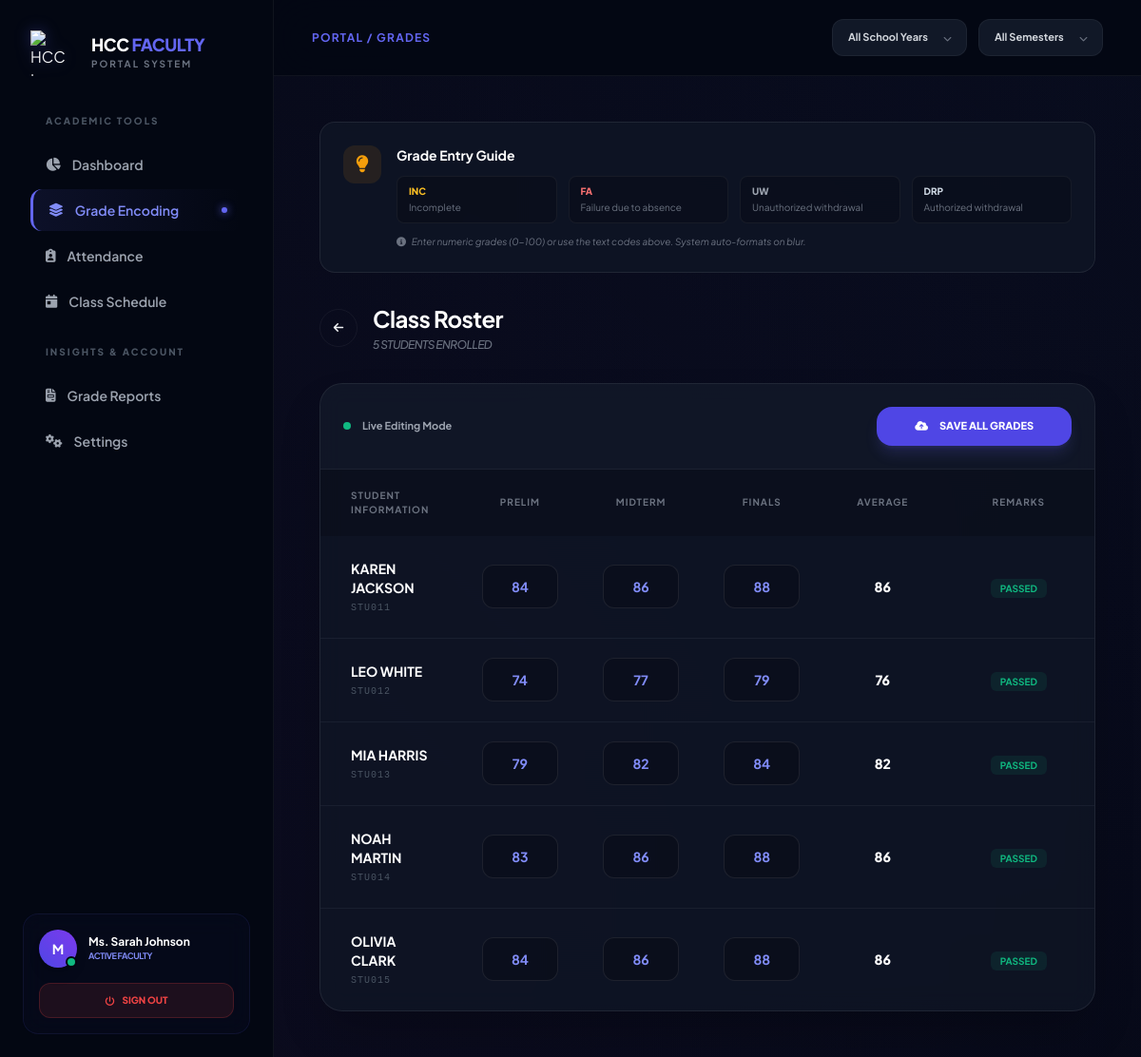
Page /views/Teachers/teacherdashboard.php?offering_id=12&filter_sy=0&filter_sem=0 (signed in) on the committed database.
### tables this page shows
CREATE TABLE `tb_teachers` (
  `teacher_id` int(11) NOT NULL,
  `user_id` int(11) DEFAULT NULL,
  `full_name` varchar(100) DEFAULT NULL
);

CREATE TABLE `tb_enrollments` (
  `enrollment_id` int(11) NOT NULL,
  `student_id` int(11) DEFAULT NULL,
  `offering_id` int(11) DEFAULT NULL
);

CREATE TABLE `tb_students` (
  `student_id` int(11) NOT NULL,
  `user_id` int(11) DEFAULT NULL,
  `student_no` varchar(20) DEFAULT NULL,
  `full_name` varchar(100) DEFAULT NULL,
  `program` enum('Civil Eng','Computer Eng','IT','CS','ACT') DEFAULT NULL
);

CREATE TABLE `tb_grades` (
  `grade_id` int(11) NOT NULL,
  `enrollment_id` int(11) DEFAULT NULL,
  `prelim` varchar(10) DEFAULT NULL,
  `midterm` varchar(10) DEFAULT NULL,
  `finals` varchar(10) DEFAULT NULL,
  `semestral` varchar(10) DEFAULT NULL,
  `status` enum('PASSED','FAILED','INCOMPLETE','DROPPED','PENDING') DEFAULT NULL,
  `is_finalized` tinyint(4) DEFAULT 0,
  `updated_at` timestamp NOT NULL DEFAULT current_timestamp() ON UPDATE current_timestamp()
);

### views/Teachers/teacherdashboard.php (the view, shortened to what the rows shown need)
<?php
require_once __DIR__ . '/../../includes/db.php';
$user = current_user();
$stmt = $mysqli->prepare('SELECT teacher_id, full_name FROM tb_teachers WHERE user_id = ?');
$stmt->bind_param('i', $user['user_id']);
$stmt->execute();
$teacher = $stmt->get_result()->fetch_assoc();
$teacherId = (int)($teacher['teacher_id'] ?? 0);
$filterSy = (int)($_GET['filter_sy'] ?? 0);
$filterSem = (int)($_GET['filter_sem'] ?? 0);
$activeOfferingId = (int)($_GET['offering_id'] ?? 0);
$sql = 'SELECT o.offering_id, c.course_code, c.course_name, sy.school_year, s.semester
        FROM tb_course_offerings o
        INNER JOIN tb_courses c ON c.course_id = o.course_id
        INNER JOIN tb_school_years sy ON sy.sy_id = o.sy_id
        INNER JOIN tb_semesters s ON s.sem_id = o.sem_id
        WHERE o.teacher_id = ?';
$params = [$teacherId];
$types = 'i';
$sql .= ' ORDER BY sy.school_year DESC, s.semester ASC';
$offStmt = $mysqli->prepare($sql);
if (!$offStmt) {
    error_log('Prepare error: ' . $mysqli->error);
    $offerings = [];
} else {
    $offStmt->bind_param($types, ...$params);
    if (!$offStmt->execute()) {
        error_log('Execute error: ' . $offStmt->error);
        $offerings = [];
    } else {
        $offerings = $offStmt->get_result()->fetch_all(MYSQLI_ASSOC);
    }
}
$students = [];
if ($activeOfferingId) {
    $enrollStmt = $mysqli->prepare(
        'SELECT e.enrollment_id, st.student_no, st.full_name, g.prelim, g.midterm, g.finals, g.semestral, g.status
         FROM tb_enrollments e
         INNER JOIN tb_students st ON st.student_id = e.student_id
         LEFT JOIN tb_grades g ON g.enrollment_id = e.enrollment_id
         WHERE e.offering_id = ? ORDER BY st.full_name'
    );
    if (!$enrollStmt) {
        error_log('Prepare error: ' . $mysqli->error);
    } else {
        $enrollStmt->bind_param('i', $activeOfferingId);
        if (!$enrollStmt->execute()) {
            error_log('Execute error: ' . $enrollStmt->error);
        } else {
            $students = $enrollStmt->get_result()->fetch_all(MYSQLI_ASSOC);
        }
    }
}
?>
<!DOCTYPE html>
<html lang="en">
<head>
    <script src="https://cdn.tailwindcss.com"></script>
    <link href="https://cdnjs.cloudflare.com/ajax/libs/font-awesome/6.5.1/css/all.min.css" rel="stylesheet">
</head>
<body class="flex min-h-screen">
    <aside class="w-72 hidden lg:flex flex-col bg-[#030712] border-r border-white/5 h-screen sticky top-0 z-50">
    <div class="p-8">
        <div class="mb-10 flex items-center gap-4 group cursor-pointer">
            <div>
                <h1 class="text-lg font-black tracking-tight leading-none text-white">HCC <span class="text-indigo-500">FACULTY</span></h1>
            </div>
        </div>
    </div>
    <div class="mt-auto p-6">
        <div class="glass-panel p-4 rounded-2xl border-indigo-500/10 bg-indigo-500/[0.03]">
            <div class="flex items-center gap-3 mb-4">
                <div class="relative">
                    <div class="w-10 h-10 rounded-full bg-gradient-to-tr from-indigo-600 to-violet-600 flex items-center justify-center text-white font-bold text-sm shadow-lg">
                        <?php echo substr($teacher['full_name'] ?? 'U', 0, 1); ?>
                    </div>
                    <span class="absolute bottom-0 right-0 w-3 h-3 bg-emerald-500 border-2 border-[#030712] rounded-full"></span>
                </div>
                <div class="overflow-hidden">
                    <p class="text-xs font-bold text-white truncate"><?php echo htmlspecialchars($teacher['full_name'] ?? 'User'); ?></p>
                    <p class="text-[9px] text-indigo-400 font-bold uppercase tracking-tighter">Active Faculty</p>
                </div>
            </div>
        </div>
    </div>
</aside>
    <div class="flex-1 flex flex-col">
        <header class="h-20 px-10 flex items-center justify-between sticky top-0 bg-[#030712]/80 backdrop-blur-xl z-50 border-b border-white/5">
            <div>
                <h2 class="text-xs font-bold text-indigo-500 uppercase tracking-widest">Portal / Grades</h2>
            </div>
        </header>
        <main class="p-8 lg:p-12 max-w-[1400px] mx-auto w-full">
            <?php if (!$activeOfferingId): ?>
                <div class="mb-10">
                    <h3 class="text-2xl font-extrabold text-white">My Offerings</h3>
                    <p class="text-gray-500 text-sm mt-1">Select a course to start encoding student grades.</p>
                </div>
                <div class="grid grid-cols-1 md:grid-cols-2 xl:grid-cols-3 gap-6">
                    <?php foreach ($offerings as $off): ?>
                        <a href="?offering_id=<?= $off['offering_id']; ?>&filter_sy=<?= $filterSy; ?>&filter_sem=<?= $filterSem; ?>"
                           class="glass-panel p-8 rounded-3xl group hover:-translate-y-2 hover:border-indigo-500/40 transition-all duration-300 relative overflow-hidden">
                            <div class="absolute top-0 right-0 p-6 opacity-5 group-hover:opacity-20 transition-opacity">
                                <i class="fa-solid fa-book-open text-6xl"></i>
                            </div>
                            <span class="inline-block text-[10px] font-black text-indigo-400 bg-indigo-500/10 px-3 py-1 rounded-full mb-4"><?= $off['course_code']; ?></span>
                            <h4 class="font-bold text-white text-lg leading-tight mb-6"><?= $off['course_name']; ?></h4>
                            <div class="flex items-center gap-4 text-[11px] font-bold text-gray-500">
                                <span class="flex items-center gap-2"><i class="fa-regular fa-calendar"></i> <?= $off['school_year']; ?></span>
                                <span class="flex items-center gap-2"><i class="fa-regular fa-clock"></i> <?= $off['semester']; ?></span>
                            </div>
                        </a>
                    <?php endforeach; ?>
                </div>
            <?php else: ?>
                <div class="glass-panel rounded-3xl overflow-hidden shadow-2xl">
                    <form method="POST" id="gradeForm">
                        <div class="overflow-x-auto">
                            <table class="w-full text-left">
                                <thead>
                                    <tr class="text-[10px] font-black text-gray-500 uppercase tracking-widest bg-black/20">
                                        <th class="px-8 py-5">Student Information</th>
                                        <th class="text-center w-32">Prelim</th>
                                        <th class="text-center w-32">Midterm</th>
                                        <th class="text-center w-32">Finals</th>
                                        <th class="text-center w-32">Average</th>
                                        <th class="text-center px-8 w-40">Remarks</th>
                                    </tr>
                                </thead>
                                <tbody class="divide-y divide-white/5">
                                    <?php foreach ($students as $st):
                                        $p_val = ($st['status'] == 'INCOMPLETE' && is_null($st['prelim'])) ? 'INC' : ($st['prelim'] ?? '');
                                        $m_val = ($st['status'] == 'INCOMPLETE' && is_null($st['midterm'])) ? 'INC' : ($st['midterm'] ?? '');
                                        $f_val = ($st['status'] == 'INCOMPLETE' && is_null($st['finals'])) ? 'INC' : ($st['finals'] ?? '');
                                    ?>
                                        <tr class="group hover:bg-white/[0.02] transition-colors">
                                            <td class="px-8 py-6">
                                                <div class="flex flex-col">
                                                    <span class="text-sm font-bold text-white group-hover:text-indigo-400 transition-colors uppercase"><?= $st['full_name']; ?></span>
                                                    <span class="text-[10px] text-gray-600 font-mono mt-1 tracking-widest"><?= $st['student_no']; ?></span>
                                                </div>
                                            </td>
                                            <td class="py-4 text-center">
                                                <input type="text" name="grades[<?= $st['enrollment_id']; ?>][prelim]"
                                                       class="grade-input w-20 p-3 rounded-xl text-center font-bold text-sm text-indigo-400"
                                                       value="<?= $p_val; ?>" placeholder="—" onblur="formatInput(this)">
                                            </td>
                                            <td class="py-4 text-center">
                                                <input type="text" name="grades[<?= $st['enrollment_id']; ?>][midterm]"
                                                       class="grade-input w-20 p-3 rounded-xl text-center font-bold text-sm text-indigo-400"
                                                       value="<?= $m_val; ?>" placeholder="—" onblur="formatInput(this)">
                                            </td>
                                            <td class="py-4 text-center">
                                                <input type="text" name="grades[<?= $st['enrollment_id']; ?>][finals]"
                                                       class="grade-input w-20 p-3 rounded-xl text-center font-bold text-sm text-indigo-400"
                                                       value="<?= $f_val; ?>" placeholder="—" onblur="formatInput(this)">
                                            </td>
                                            <td class="py-4 text-center">
                                                <span class="text-sm font-black text-white">
                                                    <?= !is_null($st['semestral']) ? (is_numeric($st['semestral']) ? number_format($st['semestral'], 0) : strtoupper($st['semestral'])) : '—'; ?>
                                                </span>
                                            </td>
                                            <td class="px-8 py-4 text-center">
                                                <?php
                                                    $s = $st['status'] ?? 'PENDING';
                                                    $badge_class = 'badge-inc';
                                                    if($s == 'PASSED') $badge_class = 'badge-passed';
                                                ?>
                                                <span class="badge <?= $badge_class; ?>"><?= $s; ?></span>
                                            </td>
                                        </tr>
                                    <?php endforeach; ?>
                                </tbody>
                            </table>
                        </div>
                    </form>
                </div>
            <?php endif; ?>
        </main>
    </div>
</body>
</html>

### rows in the picture
tb_teachers: full_name "M", full_name "Ms. Sarah Johnson"
tb_enrollments: student.full_name "KAREN JACKSON", student.student_no "STU011", prelim "84", midterm "86", finals "88", tb_grades.semestral "86", tb_grades.status "PASSED"
tb_enrollments: student.full_name "LEO WHITE", student.student_no "STU012", prelim "74", midterm "77", finals "79", tb_grades.semestral "76", tb_grades.status "PASSED"
tb_enrollments: student.full_name "MIA HARRIS", student.student_no "STU013", prelim "79", midterm "82", finals "84", tb_grades.semestral "82", tb_grades.status "PASSED"
tb_enrollments: student.full_name "NOAH MARTIN", student.student_no "STU014", prelim "83", midterm "86", finals "88", tb_grades.semestral "86", tb_grades.status "PASSED"
tb_enrollments: student.full_name "OLIVIA CLARK", student.student_no "STU015", prelim "84", midterm "86", finals "88", tb_grades.semestral "86", tb_grades.status "PASSED"

### other values in the picture
count($students) "5"
